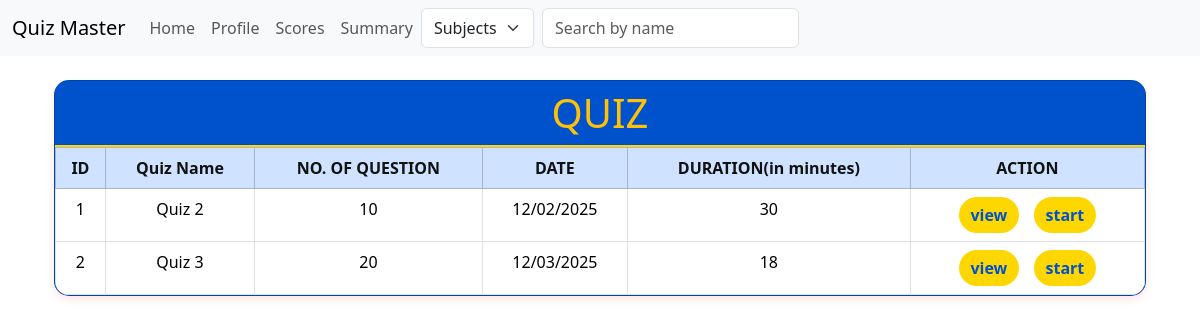
/ (signed in), run on an earlier commit of the app's database.
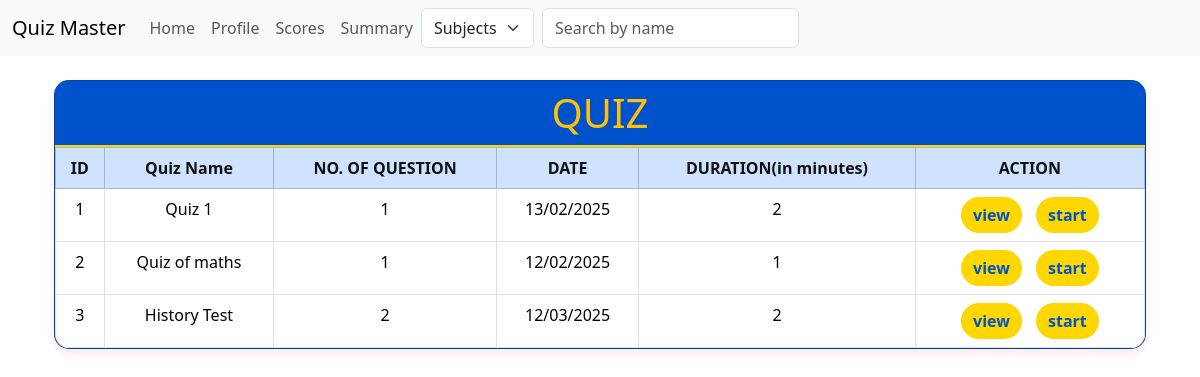
And on a later commit of the database.
### models.py (models this page shows)
class User(db.Model):
    id = db.Column(db.Integer, primary_key = True)
    username = db.Column(db.String(50), unique = True, nullable = False)
    password_hash = db.Column(db.String(256),  nullable = False)
    full_name = db.Column(db.String(100), nullable = True)
    qualification = db.Column(db.String(255), nullable = True)
    dob = db.Column(db.String(20), nullable = True)
    is_admin = db.Column(db.Boolean, nullable = False, default = False)

class Quiz(db.Model):
    id = db.Column(db.Integer, primary_key = True)
    name = db.Column(db.String(255), nullable = False)
    no_of_question = db.Column(db.Integer, nullable = False)
    marks = db.Column(db.Integer, nullable = False)
    date = db.Column(db.DateTime, default=datetime.utcnow)
    time = db.Column(db.Integer, default=int(datetime.utcnow().timestamp()))
    remark = db.Column(db.String(255))
    chapter_id = db.Column(db.Integer, db.ForeignKey('chapter.id'), nullable=False)
    questions = db.relationship('Question', backref='quiz', lazy=True)

### routes.py (the view)
@app.route('/')
@auth_requried
def home():
    user = User.query.get(session['user_id'])
    if not user:
        return redirect(url_for('login'))
    if user.is_admin:
        return redirect(url_for('admin'))
    quizzes = Quiz.query.all()
    return render_template('index.html', quizzes=quizzes, user=user)

### routes.py (called while the page is built)
def auth_requried(func):
    @wraps(func)
    def inner(*args, **kwargs):
        if 'user_id' in session:
            return func(*args, **kwargs)
        else:
            flash('You need to be logged in to access this page')
            return redirect(url_for('login'))
    return inner

### templates/index.html (shortened to what this page needs)
{% extends 'layout.html' %}
{% block content %}
<div class="container mt-4">
    <div class="card">
        <div class="card-header bg-primary text-center">
            <h1 class="text-warning mb-0">QUIZ</h1>
        </div>
        <div class="card-body p-0">
            <div class="table-responsive">
                <table class="table table-bordered table-hover mb-0">
                    <thead class="table-primary">
                        <tr>
                            <th>ID</th>
                            <th>Quiz Name</th>
                            <th>NO. OF QUESTION</th>
                            <th>DATE</th>
                            <th>DURATION(in minutes)</th>
                            <th>ACTION</th>
                        </tr>
                    </thead>
                    <tbody>
                        {% for quiz in quizzes %}
                        <tr>
                            <td>{{ loop.index }}</td>
                            <td>{{ quiz.name }}</td>
                            <td>{{ quiz.no_of_question }}</td>
                            <td>{{ quiz.date.strftime('%d/%m/%Y') }}</td>
                            <td>{{ quiz.time }}</td>
                            <td>
                                <a href="{{ url_for('view_quiz', id=quiz.id) }}" class="btn btn-warning">view</a>
                                <a href="{{ url_for('start_quiz', id=quiz.id) }}" class="btn btn-success">start</a>
                            </td>
                        </tr>
                        {% endfor %}
                    </tbody>
                </table>
            </div>
        </div>
    </div>
</div>
{% endblock %}

### templates/layout.html (shortened to what this page needs)
<!DOCTYPE html>
<html lang="en">
<head>
  <link href="https://cdn.jsdelivr.net/npm/bootstrap@5.3.3/dist/css/bootstrap.min.css" rel="stylesheet"
>
  <link rel="stylesheet" href="https://cdnjs.cloudflare.com/ajax/libs/font-awesome/6.7.2/css/all.min.css"
 />
</head>
<body>
  {% include 'navbar.html' %}
  <div class="container">
    {% block content %}
    {% endblock %}
  </div>
</body>
</html>

### templates/navbar.html (shortened to what this page needs)
<nav class="navbar navbar-expand-lg bg-body-tertiary">
    <div class="container-fluid">
        <a class="navbar-brand" href="/">Quiz Master</a>
        <div class="collapse navbar-collapse" id="navbarSupportedContent">
            <ul class="navbar-nav me-auto mb-2 mb-lg-0">
                {% if 'user_id' in session %}
                <li class="nav-item">
                    <a class="nav-link" href="{{ url_for('home') }}">Home</a>
                </li>
                <li class="nav-item">
                    <a class="nav-link" href="{{ url_for('profile') }}">Profile</a>
                </li>
                {% if user and user.is_admin %}
                <li class="nav-item">
                    <a class="nav-link" href="{{ url_for('quiz_management') }}">Quiz Management</a>
                </li>
                <li class="nav-item">
                    <a class="nav-link" href="{{ url_for('summary') }}">Summary</a>
                </li>
                <li class="nav-item">
                    <a class="nav-link" href="{{ url_for('user_data') }}">User Data</a>
                </li>
                {% else %}
                <li class="nav-item">
                    <a class="nav-link" href="{{ url_for('score') }}">Scores</a>
                </li>
                <li class="nav-item">
                    <a class="nav-link" href="{{ url_for('user_summary') }}">Summary</a>
                </li>
                {% endif %}
                <form class="d-flex" method="GET" action="{{ url_for('search') }}">
                    <select class="form-select me-2" name="source" style="width: auto;">
                        {% if user.is_admin %}
                        <option value="users" {% if source=='users' %}selected{% endif %}>Users</option>
                        <option value="subjects" {% if source=='subjects' %}selected{% endif %}>Subjects</option>
                        <option value="quiz" {% if source=='quiz' %}selected{% endif %}>Quizzes</option>
                        {% else %}
                        <option value="subjects" {% if source=='subjects' %}selected{% endif %}>Subjects</option>
                        {% endif %}
                    </select>
                    <input class="form-control me-2" type="search" placeholder="Search by name" name="q"
                        value="{{ request.args.get('q', '') }}">
                    <button class="btn btn-outline-light" type="submit">Search</button>
                </form>
                {% endif %}
            </ul>
        </div>
    </div>
</nav>

### templates/index.html (style rules this page uses)
.card { border-radius: 15px; overflow: hidden; box-shadow: 0 4px 8px rgba(255, 0, 0, 0.1); background-color: #0052cc; }
.card-header { background-color: #0052cc !important; border-bottom: 2px solid #ffd700; }
.table { color: white; margin-bottom: 0; }
.table th { text-align: center; color: #111111; }
.table td { text-align: center; }
.btn { margin: 0 5px; border-radius: 20px; }
.btn-warning, .btn-success { background-color: #ffd700; border: none; color: #0052cc; font-weight: bold; }

What changed in the data, as far as the page shows it:
changed Quiz: name "Quiz 2" → "Quiz 1"; no_of_question "10" → "1"; date "12/02/2025" → "13/02/2025"; time "30" → "2"
changed Quiz: name "Quiz 3" → "Quiz of maths"; no_of_question "20" → "1"; date "12/03/2025" → "12/02/2025"; time "18" → "1"
added Quiz: name "History Test", no_of_question "2", date "12/03/2025", time "2"
